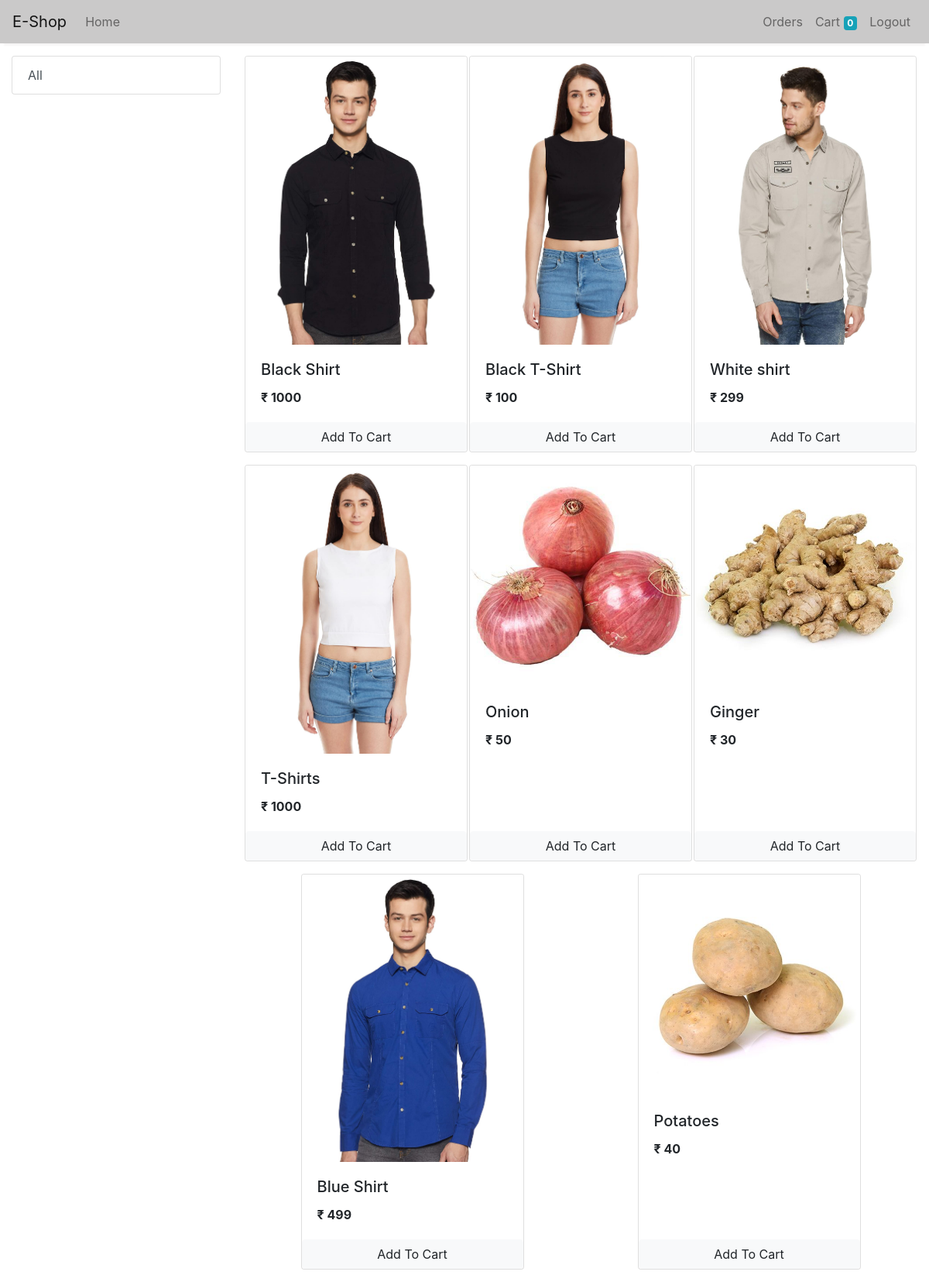
The app's page / (signed in) with its own data.
### store/models/product.py (models this page shows, shortened)
class Product(models.Model):
    name = models.CharField(max_length=50)
    price = models.IntegerField(default=0)
    category = models.ForeignKey(Categories, on_delete=models.CASCADE, default=1)
    desciption = models.CharField(max_length=200, default="", null=True, blank=True)
    image = models.ImageField(upload_to="upload/products/")
    @staticmethod
    def get_all_product():
        return Product.objects.all()

### store/views/home.py (the view, shortened to what this page needs)
# urls.py: 2. Add a URL to urlpatterns:  path('', views.home, name='home')
class home(View):
    def get(self, request):
        cart = request.session.get("cart")
        if not cart:
            request.session["cart"] = {}
        product = None
        category = Categories.get_all_category()
        categotyID = request.GET.get("category")
        if categotyID:
            product = Product.get_all_product_by_category_id(categotyID)
        else:
            product = Product.get_all_product()
        data = {}
        data["products"] = product
        data["category"] = category
        data["cart"] = request.session.get("cart")
        return render(request, "home.html", data)

### store/models/category.py (called while the page is built)
    @staticmethod
    def get_all_category():
        return Categories.objects.all()

### store/templatetags/cart.py (called while the page is built)
@register.filter(name='is_in_cart')
def is_in_cart(product,cart):
    keys = cart.keys()
    for id in keys:
        if id.isdigit():
            if int(id) == product.id:
                return True
    return False

### store/templatetags/custom_filter.py (called while the page is built)
@register.filter(name='currency')
def currency(number):
    return "₹ "+str(number)

### store/templates/home.html (shortened to what this page needs)
{% extends 'base.html' %}
{% block body %}
{% load cart %}
{% load custom_filter %}
<div class="container-fluid mt-3">
  <div class="row">
    <div class="col-lg-3 mx-auto">
      <div class="list-group">
        <a href="/" class="list-group-item list-group-item-action">All</a>
      </div>
    </div>
    <div id='products' class="col-lg-9 mx-auto">
      <div class="row mx-auto">
        {% for product in products %}
        <div class="card mx-auto mb-3" id="{{ product.id }}" style="width: 18rem;">
          <img class="card-img-top" src="{{ product.image.url }}" alt="Card image cap">
          <div class="card-body">
            <h5 class="card-title">{{ product.name }}</h5>
            <b class="card-text ">{{ product.price|currency }}</b>
          </div>
          <div class="cart-footer p-0 ">
            {% if product|is_in_cart:request.session.cart %}
            <div class="row  no-gutters m-0">
              <form action="/#{{ product.id }}" method="POST" class="col-2">
                {% csrf_token %}
                <input type="hidden" name="product" value="{{ product.id }}">
                <input type="hidden" name="remove" value="True">
                <input type="submit" value=" - " class="btn btn-block btn-light border-right">
              </form>
              <div class="text-center col">{{ product|cart_quantity:request.session.cart }} in Cart</div>
              <form action="/#{{ product.id }}" method="POST" class="col-2">
                {% csrf_token %}
                <input type="hidden" name="product" value="{{ product.id }}">
                <input type="submit" value=" + " class="btn btn-block btn-light border-left">
              </form>
            </div>
            {% else %}
            <form action="/#{{ product.id }}" method="POST" class="btn-block">
              <input type="submit" class="float-right btn btn-light form-control" value="Add To Cart">
            </form>
            {% endif %}
          </div>
        </div>
        {% endfor %}
      </div>
    </div>
  </div>
</div>
{% endblock body %}

### records on screen
Product: {{ product.id }} 1 (drawn), image (picture), name "Black Shirt", price "₹ 1000"
Product: image (picture), name "Black T-Shirt", price "₹ 100"
Product: image (picture), name "White shirt", price "₹ 299"
Product: image (picture), name "T-Shirts", price "₹ 1000"
Product: image (picture), name "Onion", price "₹ 50"
Product: image (picture), name "Ginger", price "₹ 30"
Product: image (picture), name "Blue Shirt", price "₹ 499"
Product: image (picture), name "Potatoes", price "₹ 40"

### other values on screen
{{ request.session.cart.keys|length }} "0"
